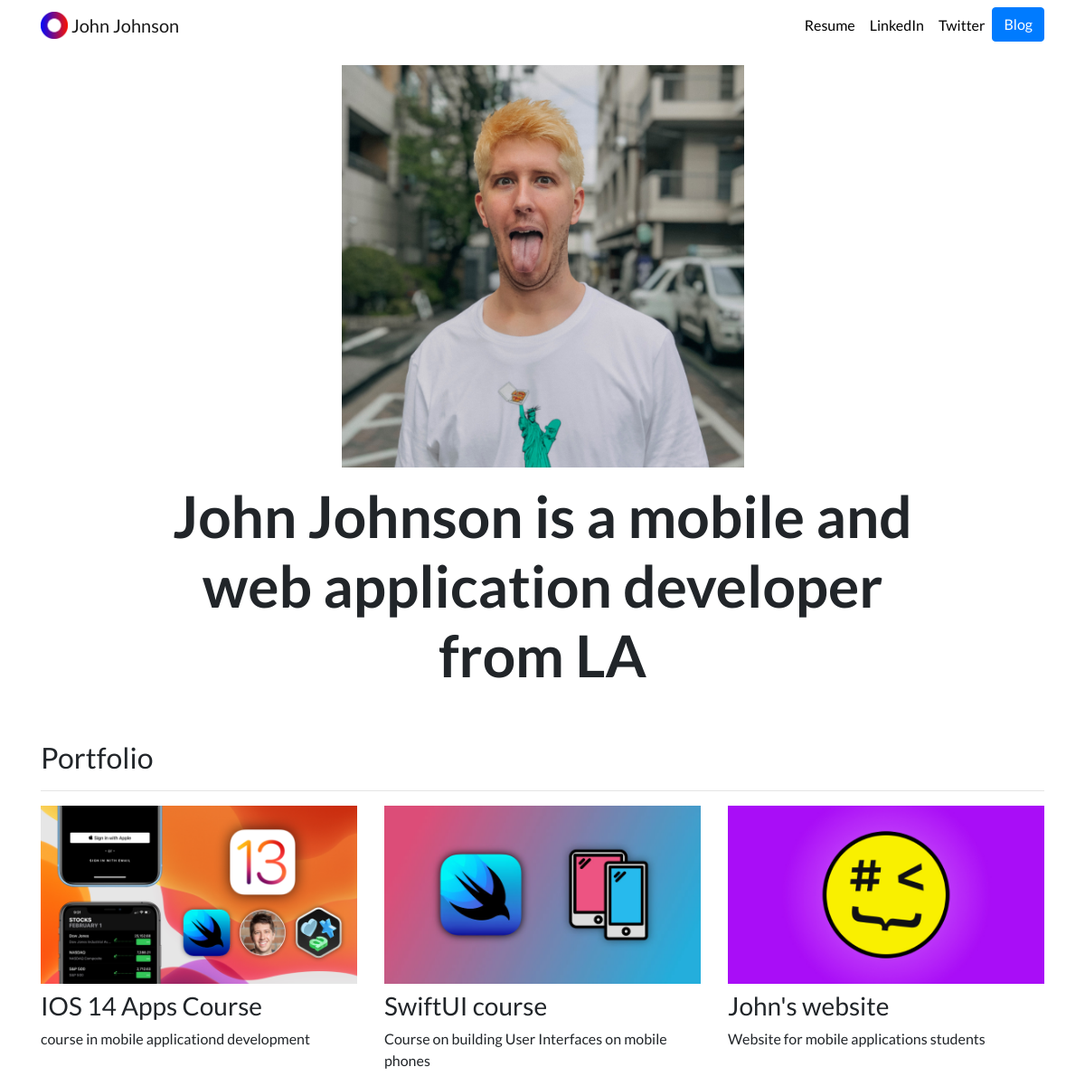
The page / on the database its author committed.
### portfolio/models.py (models this page shows, shortened)
class Project(models.Model):
    title = models.CharField(max_length=100)
    description = models.CharField(max_length=255)
    image =models.ImageField(upload_to='portfolio/images/')
    url = models.URLField(blank=True)

### portfolio/views.py (the view)
# urls.py: 2. Add a URL to urlpatterns:  path('', views.home, name='home')
def home(request):
    projects =Project.objects.all()
    return render(request,'portfolio/home.html',{'projects':projects})

### portfolio/templates/portfolio/home.html
{% extends "portfolio/base.html" %}
{% load static %}
{% block content %}
<div class="row justify-content-center my-3">
  <div class="col-5">
    <img src="{% static 'portfolio/SquareBlonde.jpg' %}" class="img-fluid">
  </div>
</div>
<div class="row justify-content-center mb-3">
  <div class="col-md-9 text-center">
    <h1 id="hometext" class="font-weight-bold">John Johnson is a mobile and web application developer from LA </h1>
  </div>
</div>
<h2 class="mt-5">Portfolio</h2>
<hr>
<div class="row">
  {% for project in projects %}
  <div class="col-lg-4 col-md-6">
    {% if project.url %}
    <a href="{{ project.url }}">
      <img src="{{ project.image.url }}" class="img-fluid mb-2">
    </a>
    {% else %}
    <img src="{{ project.image.url }}" class="img-fluid mb-2">
    {% endif %}
    <h3>{{ project.title }}</h3>
    <p>{{ project.description }}</p>
  </div>
  {% endfor %}
</div>
{% endblock %}

### portfolio/templates/portfolio/base.html (shortened to what this page needs)
<!doctype html>
{% load static %}
<html lang="en">
<head>
  <link rel="stylesheet" href="https://stackpath.bootstrapcdn.com/bootstrap/4.4.1/css/bootstrap.min.css">
  <link rel="stylesheet" href="{% static 'portfolio/custom.css' %}">
</head>
<body>
  <nav id="topNav" class="navbar navbar-expand-md navbar-light">
    <div class="container">
      <a class="navbar-brand" href="{% url 'home' %}">
      <img src="{% static 'portfolio/Logo.png' %}" width="30" height="30" class="d-inline-block align-top" alt="Nick's Logo">
        <span>John Johnson</span>
      </a>
      <div class="collapse navbar-collapse text-center" id="navbarNav">
        <ul class="navbar-nav ml-auto">
          <li class="nav-item">
            <a class="nav-link" href="{% static 'portfolio/JJ_resume.pdf' %}">Resume</a>
          </li>
          <li class="nav-item">
            <a class="nav-link" href="https://www.linkedin.com/in/johnnjohnson/" target="_blank">LinkedIn</a>
          </li>
          <li class="nav-item">
            <a class="nav-link" href="https://twitter.com/john6johnson" target="_blank">Twitter</a>
          </li>
          <li>
            <a role="button" href="{% url 'blog:all_blogs' %}" class="btn btn-primary">Blog</a>
          </li>
        </ul>
      </div>
    </div>
  </nav>
  <div class="container">
    {% block content %}{% endblock %}
  </div>
</body>
</html>

### portfolio/static/portfolio/custom.css (style rules this page uses)
.navbar-nav .nav-link { color: rgba(0,0,0,1) !important; }
body { font-family: 'Lato', sans-serif; }
@media (min-width: 992px) { #hometext { font-size: 4rem; } }

### rows shown on the page
Project: image (picture), title "IOS 14 Apps Course", description "course in mobile applicationd development"
Project: image (picture), title "SwiftUI course", description "Course on building User Interfaces on mobile phones"
Project: image (picture), title "John's website", description "Website for mobile applications students"
